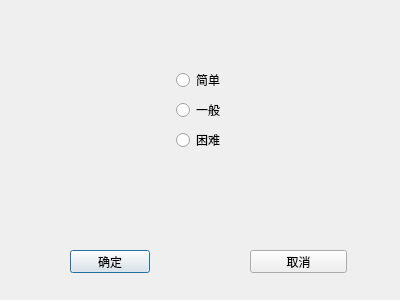
<?xml version="1.0" encoding="UTF-8"?>
<ui version="4.0">
 <class>LevelSelectDialogClass</class>
 <widget class="QDialog" name="LevelSelectDialogClass">
  <property name="geometry">
   <rect>
    <x>0</x>
    <y>0</y>
    <width>400</width>
    <height>300</height>
   </rect>
  </property>
  <property name="windowTitle">
   <string>LevelSelectDialog</string>
  </property>
  <widget class="QWidget" name="gridLayoutWidget">
   <property name="geometry">
    <rect>
     <x>0</x>
     <y>0</y>
     <width>401</width>
     <height>221</height>
    </rect>
   </property>
   <layout class="QGridLayout" name="gridLayout">
    <item row="0" column="1">
     <layout class="QVBoxLayout" name="verticalLayout">
      <item>
       <widget class="QRadioButton" name="rEasy">
        <property name="text">
         <string>简单</string>
        </property>
       </widget>
      </item>
      <item>
       <widget class="QRadioButton" name="rNormal">
        <property name="text">
         <string>一般</string>
        </property>
       </widget>
      </item>
      <item>
       <widget class="QRadioButton" name="rHard">
        <property name="text">
         <string>困难</string>
        </property>
       </widget>
      </item>
     </layout>
    </item>
    <item row="0" column="2">
     <spacer name="horizontalSpacer">
      <property name="orientation">
       <enum>Qt::Horizontal</enum>
      </property>
      <property name="sizeHint" stdset="0">
       <size>
        <width>40</width>
        <height>20</height>
       </size>
      </property>
     </spacer>
    </item>
    <item row="0" column="0">
     <spacer name="horizontalSpacer_2">
      <property name="orientation">
       <enum>Qt::Horizontal</enum>
      </property>
      <property name="sizeHint" stdset="0">
       <size>
        <width>40</width>
        <height>20</height>
       </size>
      </property>
     </spacer>
    </item>
   </layout>
  </widget>
  <widget class="QPushButton" name="btnOK">
   <property name="geometry">
    <rect>
     <x>70</x>
     <y>250</y>
     <width>80</width>
     <height>23</height>
    </rect>
   </property>
   <property name="text">
    <string>确定</string>
   </property>
  </widget>
  <widget class="QPushButton" name="btnCancel">
   <property name="geometry">
    <rect>
     <x>250</x>
     <y>250</y>
     <width>97</width>
     <height>23</height>
    </rect>
   </property>
   <property name="text">
    <string>取消</string>
   </property>
  </widget>
 </widget>
 <layoutdefault spacing="6" margin="11"/>
 <resources/>
 <connections>
  <connection>
   <sender>btnOK</sender>
   <signal>clicked()</signal>
   <receiver>LevelSelectDialogClass</receiver>
   <slot>accept()</slot>
   <hints>
    <hint type="sourcelabel">
     <x>109</x>
     <y>261</y>
    </hint>
    <hint type="destinationlabel">
     <x>199</x>
     <y>149</y>
    </hint>
   </hints>
  </connection>
  <connection>
   <sender>btnCancel</sender>
   <signal>clicked()</signal>
   <receiver>LevelSelectDialogClass</receiver>
   <slot>reject()</slot>
   <hints>
    <hint type="sourcelabel">
     <x>298</x>
     <y>261</y>
    </hint>
    <hint type="destinationlabel">
     <x>199</x>
     <y>149</y>
    </hint>
   </hints>
  </connection>
 </connections>
</ui>
